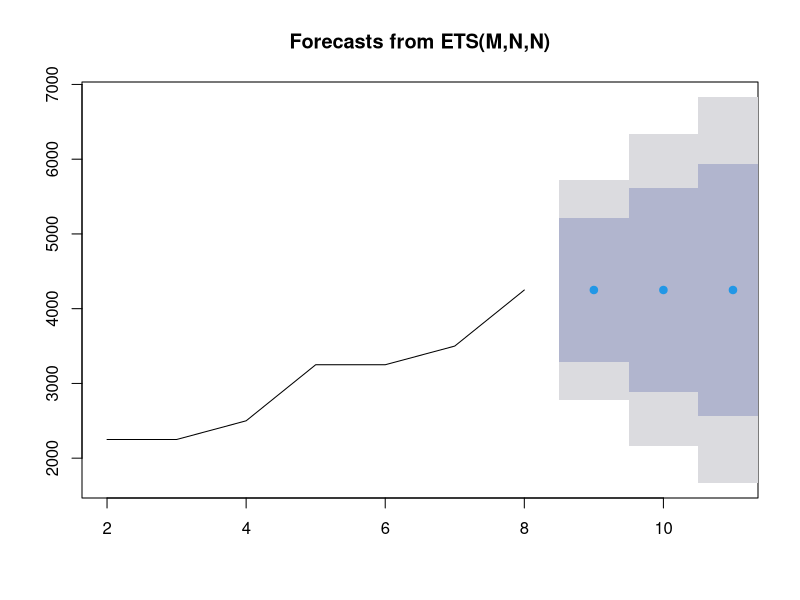
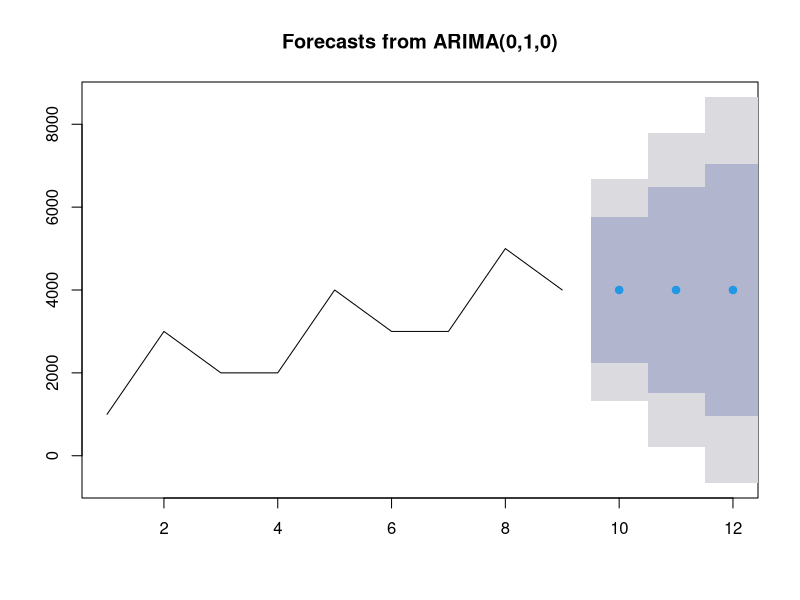
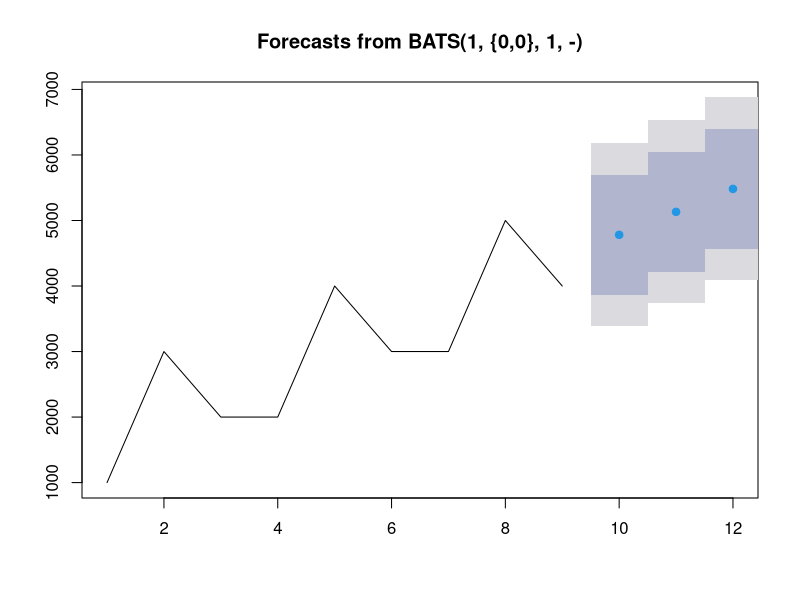

These charts were generated, in order, by the following R code:
#t	Sales
#1	1000
#2	3000
#3	2000
#4	2000
#5	4000
#6	3000
#7	3000
#8	5000
#9	4000

#data
library('forecast')
t = c(1,2,3,4,5,6,7,8,9)
Sales = c(1000,3000,2000,2000,4000,3000,3000,5000,4000)
data = data.frame(t,Sales)

data_ts <- ts(data$Sales,start=1,frequency = 1)
#data = ts(data,start=1,frequency=1)
#print(data)
#plot(data)

temp <- ma(data$Sales,order=2,centre = TRUE)
frcast <- forecast(temp,h=3)
plot(frcast)
#moving_average = forecast(ma(data_trial$index_amount, order=1), h=5)

#plot.ts(data)
#decompose(data)

m_aa = auto.arima(data_ts)
f_aa = forecast(m_aa, h=3)
plot(f_aa)


m_tbats = tbats(data_ts)
f_tbats = forecast(m_tbats, h=3)
plot(f_tbats)
